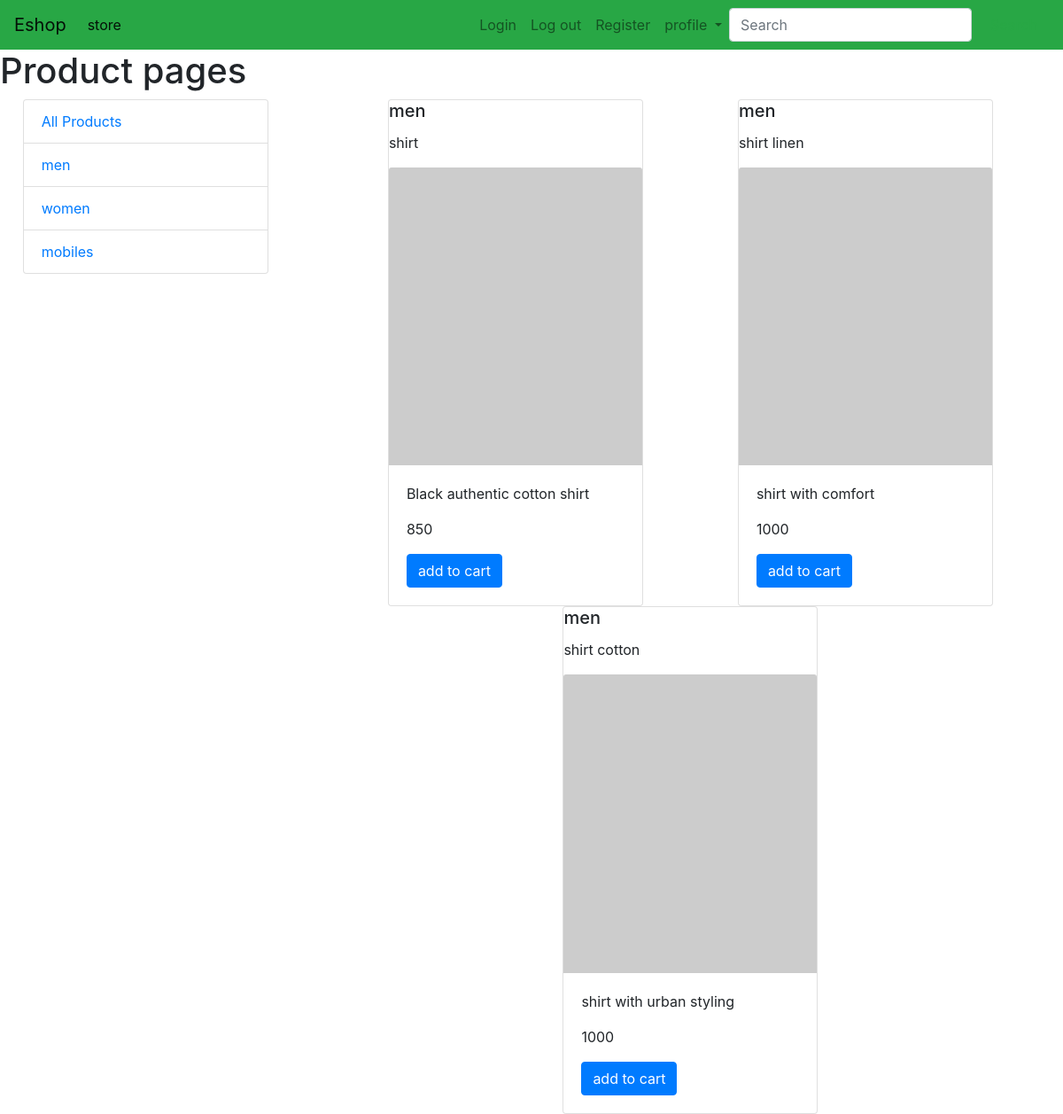
Screenshot of /?cat=1 with the database file from the repository.
### store/models.py (models this page shows, shortened)
class Category(models.Model):
    name = models.CharField(max_length=50)
    def __str__(self):
        return self.name

class Product(models.Model):
    name = models.CharField(max_length=50)
    price = models.IntegerField()
    des = models.TextField()
    category = models.ForeignKey(Category, on_delete=models.CASCADE,default=1)
    image = models.ImageField(upload_to='products/pics')

### store/views.py (the view)
# urls.py: 2. Add a URL to urlpatterns:  path('', views.home, name='home')
def home(request):
    items=None
    category=Category.objects.all()
    catID = request.GET.get('cat')
    if catID:
        items=Product.objects.filter(category=catID)
    else:
        items=Product.objects.all()
    context={
        'items':items,
        'category':category,
    }
    return render(request,'store/home-page.html',context)

### store/templates/store/home-page.html
{% extends 'store/base.html' %}
{% block content %}
<h1> Product pages</h1>
<div class="row">
    <div class="col-lg-3 mx-auto">
        <div class="list-group">
            <a class="list-group-item"  href="/">All Products</a>
            {% for cat in category %}
            <a class="list-group-item" href="/?cat={{ cat.id }}">{{ cat.name }}</a>
             {% endfor %}
        </div>
    </div>
    <div id="product"class="col-lg-8 mx-auto">
        <div class="row mx-auto">
    {% for product in items %}
    <div class="card mx-auto" style="width: 18rem;">
        <h5 class="card-title">{{ product.category }}</h5>
        <p class="card-text">{{ product.name }}</p>
        <img class="card-img-top"
             src="https://i.picsum.photos/id/170/200/300.jpg?hmac=8MNcDgapCZN2mHu0jnLxPWkxuwz9rq4TMQfQsYTINCk">
        <div class="card-body">
            <p class="card-text">{{ product.des }}</p>
            <p class="card-text">{{ product.price}}</p>
            <a href="#" class="btn btn-primary">add to cart</a>
        </div>
    </div>
    {% endfor %}
</div>
    </div>
</div>
{% endblock content %}

### rows the page displays
Category: name "men"
Category: name "women"
Category: name "mobiles"
Product: category "men", name "shirt", des "Black authentic cotton shirt", price "850"
Product: category "men", name "shirt linen", des "shirt with comfort", price "1000"
Product: category "men", name "shirt cotton", des "shirt with urban styling", price "1000"
